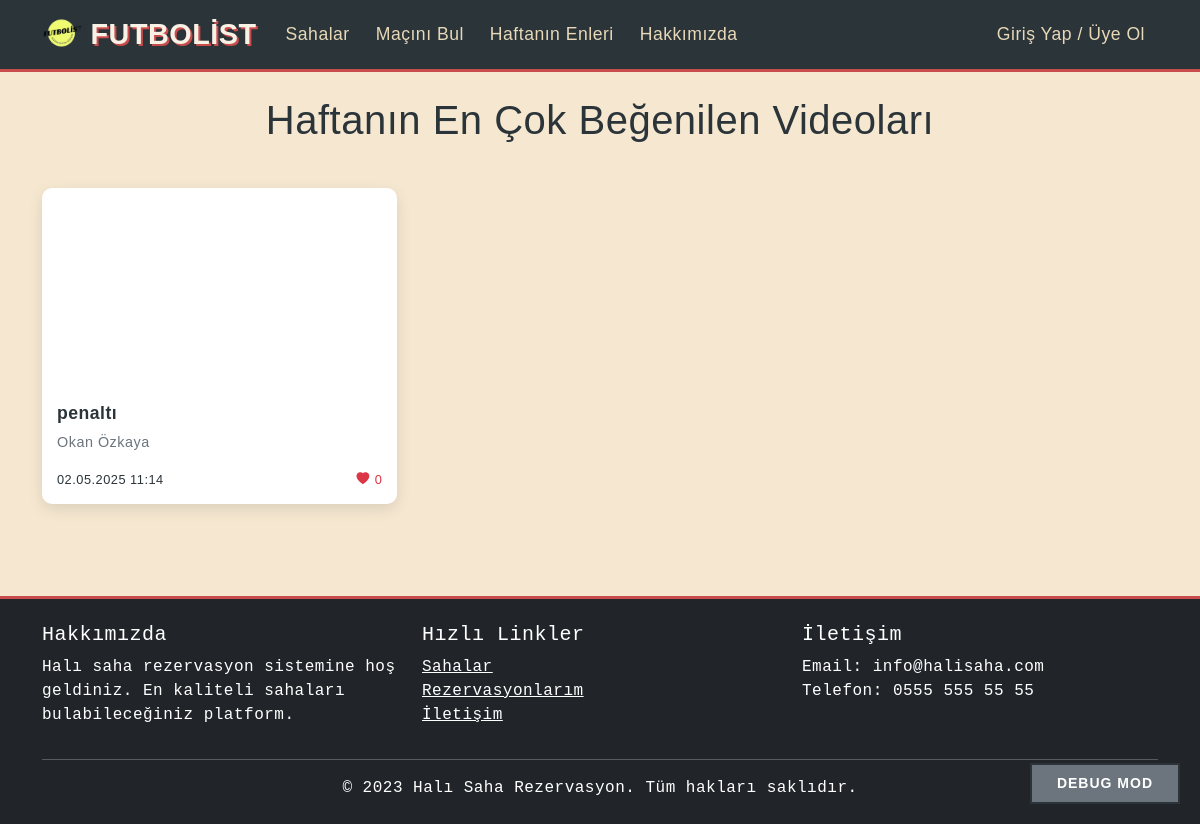
The app's page /halisaha-rezervasyon/haftanin-enleri.php with its own data.
### tables this page shows
CREATE TABLE IF NOT EXISTS `videolar` (
  `id` int NOT NULL AUTO_INCREMENT,
  `kullanici_id` int NOT NULL,
  `baslik` varchar(255) NOT NULL,
  `aciklama` text,
  `dosya_yolu` varchar(255) NOT NULL,
  `yukleme_tarihi` datetime DEFAULT CURRENT_TIMESTAMP,
  `goruntulenme` int DEFAULT '0',
  `mac_id` int DEFAULT NULL,
  PRIMARY KEY (`id`),
  KEY `kullanici_id` (`kullanici_id`),
  KEY `mac_id` (`mac_id`)
);

CREATE TABLE IF NOT EXISTS `kullanicilar` (
  `id` int NOT NULL AUTO_INCREMENT,
  `ad_soyad` varchar(100) NOT NULL,
  `email` varchar(100) NOT NULL,
  `telefon` varchar(20) DEFAULT NULL,
  `sifre` varchar(255) NOT NULL,
  `rol` enum('admin','kullanici') DEFAULT 'kullanici',
  `kayit_tarihi` datetime DEFAULT CURRENT_TIMESTAMP,
  PRIMARY KEY (`id`),
  UNIQUE KEY `email` (`email`)
);

### halisaha-rezervasyon/haftanin-enleri.php (the view, shortened to what this page needs)
<?php
require_once 'config.php';
function getYouTubeEmbedUrl($url) {
    $url = trim(urldecode($url));
    $url = str_replace(['http://', 'm.youtube.com'], ['https://', 'www.youtube.com'], $url);
    $patterns = [
        '/youtu\.be\/([a-zA-Z0-9_-]{11})/',
        '/[?&]v=([a-zA-Z0-9_-]{11})/',
        '/\/embed\/([a-zA-Z0-9_-]{11})/',
        '/\/v\/([a-zA-Z0-9_-]{11})/',
        '/youtube\.com\/watch\?.*?vi?=([a-zA-Z0-9_-]{11})/',
        '/youtube\.com\/shorts\/([a-zA-Z0-9_-]{11})/',
        '/youtube\.com\/live\/([a-zA-Z0-9_-]{11})/'
    ];
    foreach ($patterns as $pattern) {
        if (preg_match($pattern, $url, $matches)) {
            return "https://www.youtube.com/embed/".$matches[1];
        }
    }
    return false;
}
try {
    $stmt = $db->query("SELECT v.*, u.ad_soyad, COUNT(b.id) AS begeni_sayisi
                       FROM videolar v
                       JOIN kullanicilar u ON v.kullanici_id = u.id
                       LEFT JOIN begeniler b ON v.id = b.video_id
                       GROUP BY v.id
                       ORDER BY begeni_sayisi DESC
                       LIMIT 10");
    $videolar = $stmt->fetchAll(PDO::FETCH_ASSOC);
} catch (PDOException $e) {
    die("Veritabanı hatası: " . $e->getMessage());
}
?>
<!DOCTYPE html>
<html lang="tr">
<head>
    <link href="https://cdn.jsdelivr.net/npm/bootstrap@5.3.0/dist/css/bootstrap.min.css" rel="stylesheet">
    <link rel="stylesheet" href="assets/css/styles.css">
    <link rel="stylesheet" href="https://cdn.jsdelivr.net/npm/bootstrap-icons@1.10.0/font/bootstrap-icons.css">
</head>
<body>
    <?php include 'includes/navbar.php'; ?>
    <div class="container py-4">
        <h1 class="text-center mb-4">Haftanın En Çok Beğenilen Videoları</h1>
        <?php if (empty($videolar)): ?>
            <div class="alert alert-info text-center">
                Henüz video paylaşılmamış.
            </div>
        <?php else: ?>
            <div class="video-grid">
                <?php foreach ($videolar as $video): ?>
                    <?php
                    $video_path = trim($video['dosya_yolu']);
                    $is_youtube = (strpos($video_path, 'youtube.com') !== false) ||
                                 (strpos($video_path, 'youtu.be') !== false);
                    $embed_url = $is_youtube ? getYouTubeEmbedUrl($video_path) : false;
                    ?>
                    <div class="video-card">
                        <div class="video-container">
                            <?php if ($is_youtube && $embed_url): ?>
                                <iframe src="<?= $embed_url ?>?rel=0&enablejsapi=1"
                                        allow="accelerometer; autoplay; clipboard-write; encrypted-media; gyroscope; picture-in-picture"
                                        allowfullscreen></iframe>
                            <?php elseif ($is_youtube): ?>
                                <div class="alert alert-warning m-2">
                                    Geçersiz YouTube linki: <?= htmlspecialchars($video_path) ?>
                                </div>
                            <?php endif; ?>
                        </div>
                        <div class="video-info">
                            <h3 class="video-title"><?= htmlspecialchars($video['baslik']) ?></h3>
                            <p class="video-author"><?= htmlspecialchars($video['ad_soyad']) ?></p>
                            <div class="video-footer">
                                <span><?= date('d.m.Y H:i', strtotime($video['yukleme_tarihi'])) ?></span>
                                <span class="video-likes">
                                    <i class="bi bi-heart-fill"></i>
                                    <?= $video['begeni_sayisi'] ?>
                                </span>
                            </div>
                        </div>
                    </div>
                <?php endforeach; ?>
            </div>
        <?php endif; ?>
    </div>
    <?php include 'includes/footer.php'; ?>
</body>
</html>

### halisaha-rezervasyon/assets/css/styles.css (style rules this page uses)
:root { --grass: #5a7247; --line: #f8f1e5; --vintage-dark: #2a3439; --vintage-light: #e8d8b8; --vintage-red: #c84c4c; --vintage-blue: #4a6b8a; --old-paper: #f5e7d0; }
body { font-family: 'Bebas Neue', 'Arial Narrow', sans-serif; background-color: var(--old-paper); background-image: url('https://example.com/vintage-paper-texture.jpg'); background-attachment: fixed; color: var(--vintage-dark); min-height: 100vh; margin: 0; padding: 0; letter-spacing: 0.5px; }

### halisaha-rezervasyon/haftanin-enleri.php (style rules this page uses)
.video-grid { display: grid; grid-template-columns: repeat(auto-fill, minmax(300px, 1fr)); gap: 25px; padding: 20px 0; }
.video-card { border-radius: 10px; overflow: hidden; box-shadow: 0 5px 15px rgba(0,0,0,0.1); transition: transform 0.3s ease; background: #fff; }
.video-container { position: relative; padding-bottom: 56.25%; overflow: hidden; }
.video-container iframe, .video-container video { position: absolute; top: 0; left: 0; width: 100%; height: 100%; border: none; }
.video-info { padding: 15px; }
.video-title { font-size: 1.1rem; margin-bottom: 8px; font-weight: 600; }
.video-author { color: #6c757d; font-size: 0.9rem; }
.video-footer { display: flex; justify-content: space-between; margin-top: 10px; font-size: 0.8rem; }
.video-likes { color: #dc3545; display: flex; align-items: center; gap: 5px; }

### records on screen
videolar: baslik "penaltı", kullanicilar.ad_soyad "Okan Özkaya", yukleme_tarihi "02.05.2025 11:14", begeni_sayisi "0"
